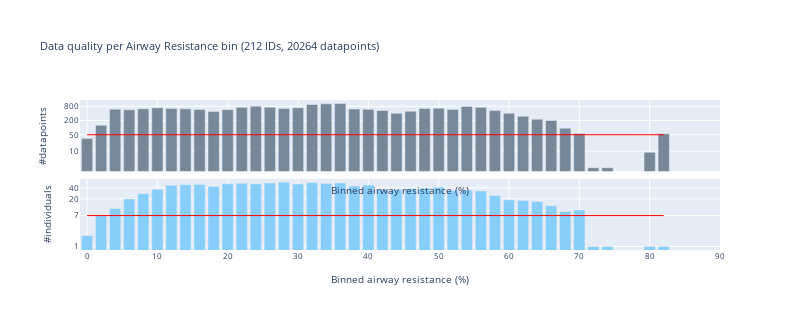

The notebook cell this image was saved under:
### Code cell
# Bar plot of number of datapoints per airway resistance bin
title = f"Data quality per Airway Resistance bin ({df_for_AW_O2Sat_study.ID.nunique()} IDs, {len(df_for_AW_O2Sat_study)} datapoints)"
fig = go.Figure()
# Create figure with subplots
fig = make_subplots(rows=2, cols=1, shared_xaxes=True, vertical_spacing=0.05)

# rmax_AW_O2Sat[rmax_AW_O2Sat[">50 datapoints"] & rmax_AW_O2Sat[">5 IDs"]]

fig.add_trace(
    go.Bar(
        x=rmax_AW_O2Sat[ar_col_binned],
        # y=rmax_AW_O2Sat[rmax_AW_O2Sat[">50 datapoints"]]["#datapoints"].astype(int),
        y=rmax_AW_O2Sat["#datapoints"].astype(int),
        name="#datapoints",
        marker=dict(color="lightslategrey"),
    ),
    row=1,
    col=1,
)
# Add line for 50 datapoints
fig.add_trace(
    go.Scatter(
        x=rmax_AW_O2Sat[ar_col_binned],
        y=np.repeat(50, len(rmax_AW_O2Sat)),
        mode="lines",
        name="50 datapoints",
        line=dict(width=1, color="red"),
    ),
    row=1,
    col=1,
)
# Log y axis
fig.update_yaxes(
    title="#datapoints", tickvals=[10, 50, 200, 800], row=1, col=1, type="log"
)

# Same for Ids
fig.add_trace(
    go.Bar(
        x=rmax_AW_O2Sat[ar_col_binned],
        y=rmax_AW_O2Sat["#IDs"].astype(int),
        name="#IDs",
        marker=dict(color="lightskyblue"),
    ),
    row=2,
    col=1,
)
# Add line for 7 IDs
fig.add_trace(
    go.Scatter(
        x=rmax_AW_O2Sat[ar_col_binned],
        y=np.repeat(7, len(rmax_AW_O2Sat)),
        mode="lines",
        name="7 IDs",
        line=dict(width=1, color="red"),
    ),
    row=2,
    col=1,
)
fig.update_yaxes(
    title="#individuals", tickvals=[1, 7, 20, 40], row=2, col=1, type="log"
)
# add x axis vertical grid
fig.update_xaxes(showgrid=True, gridwidth=1)
# Range x axis to 91
fig.update_xaxes(range=[-1, 90], nticks=10, title="Binned airway resistance (%)")
fig.update_layout(
    font=dict(size=8), height=330, width=800, title=title, showlegend=False
)
fig.show()

### Figure 1 — Plotly figure (JSON) as saved in the notebook; plotly's stock layout.template omitted (floating-point values rounded to 4 significant figures)
{"data": [{"marker": {"color": "lightslategrey"}, "name": "#datapoints", "type": "bar", "x": [0, 2, 4, 6, 8, 10, 12, 14, 16, 18, 20, 22, 24, 26, 28, 30, 32, 34, 36, 38, 40, 42, 44, 46, 48, 50, 52, 54, 56, 58, 60, 62, 64, 66, 68, 70, 72, 74, 80, 82], "xaxis": "x", "y": [35, 126, 607, 573, 633, 692, 653, 627, 593, 480, 581, 726, 818, 737, 654, 697, 957, 1022, 1052, 619, 603, 540, 405, 495, 652, 673, 593, 797, 727, 528, 412, 308, 228, 202, 95, 56, 2, 2, 9, 55], "yaxis": "y"}, {"line": {"color": "red", "width": 1}, "mode": "lines", "name": "50 datapoints", "type": "scatter", "x": [0, 2, 4, 6, 8, 10, 12, 14, 16, 18, 20, 22, 24, 26, 28, 30, 32, 34, 36, 38, 40, 42, 44, 46, 48, 50, 52, 54, 56, 58, 60, 62, 64, 66, 68, 70, 72, 74, 80, 82], "xaxis": "x", "y": [50, 50, 50, 50, 50, 50, 50, 50, 50, 50, 50, 50, 50, 50, 50, 50, 50, 50, 50, 50, 50, 50, 50, 50, 50, 50, 50, 50, 50, 50, 50, 50, 50, 50, 50, 50, 50, 50, 50, 50], "yaxis": "y"}, {"marker": {"color": "lightskyblue"}, "name": "#IDs", "type": "bar", "x": [0, 2, 4, 6, 8, 10, 12, 14, 16, 18, 20, 22, 24, 26, 28, 30, 32, 34, 36, 38, 40, 42, 44, 46, 48, 50, 52, 54, 56, 58, 60, 62, 64, 66, 68, 70, 72, 74, 80, 82], "xaxis": "x2", "y": [2, 7, 11, 20, 28, 37, 47, 49, 50, 44, 52, 54, 52, 55, 57, 51, 56, 53, 55, 45, 48, 36, 36, 38, 39, 42, 34, 35, 33, 25, 19, 18, 17, 13, 9, 10, 1, 1, 1, 1], "yaxis": "y2"}, {"line": {"color": "red", "width": 1}, "mode": "lines", "name": "7 IDs", "type": "scatter", "x": [0, 2, 4, 6, 8, 10, 12, 14, 16, 18, 20, 22, 24, 26, 28, 30, 32, 34, 36, 38, 40, 42, 44, 46, 48, 50, 52, 54, 56, 58, 60, 62, 64, 66, 68, 70, 72, 74, 80, 82], "xaxis": "x2", "y": [7, 7, 7, 7, 7, 7, 7, 7, 7, 7, 7, 7, 7, 7, 7, 7, 7, 7, 7, 7, 7, 7, 7, 7, 7, 7, 7, 7, 7, 7, 7, 7, 7, 7, 7, 7, 7, 7, 7, 7], "yaxis": "y2"}], "layout": {"font": {"size": 8}, "height": 330, "showlegend": false, "title": {"text": "Data quality per Airway Resistance bin (212 IDs, 20264 datapoints)"}, "width": 800, "xaxis": {"anchor": "y", "domain": [0, 1], "gridwidth": 1, "matches": "x2", "nticks": 10, "range": [-1, 90], "showgrid": true, "showticklabels": false, "title": {"text": "Binned airway resistance (%)"}}, "xaxis2": {"anchor": "y2", "domain": [0, 1], "gridwidth": 1, "nticks": 10, "range": [-1, 90], "showgrid": true, "title": {"text": "Binned airway resistance (%)"}}, "yaxis": {"anchor": "x", "domain": [0.525, 1], "tickvals": [10, 50, 200, 800], "title": {"text": "#datapoints"}, "type": "log"}, "yaxis2": {"anchor": "x2", "domain": [0, 0.475], "tickvals": [1, 7, 20, 40], "title": {"text": "#individuals"}, "type": "log"}}}
